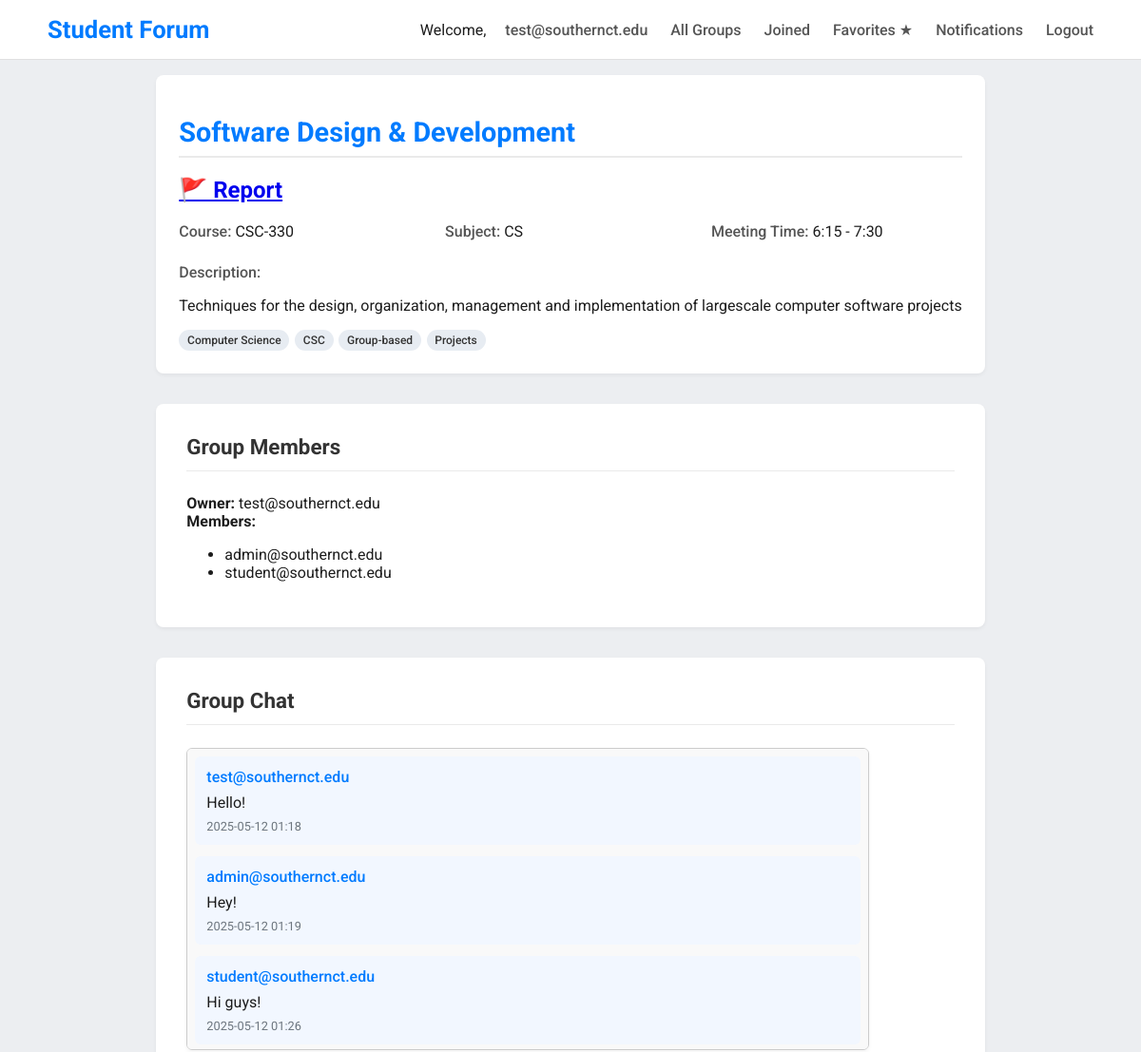
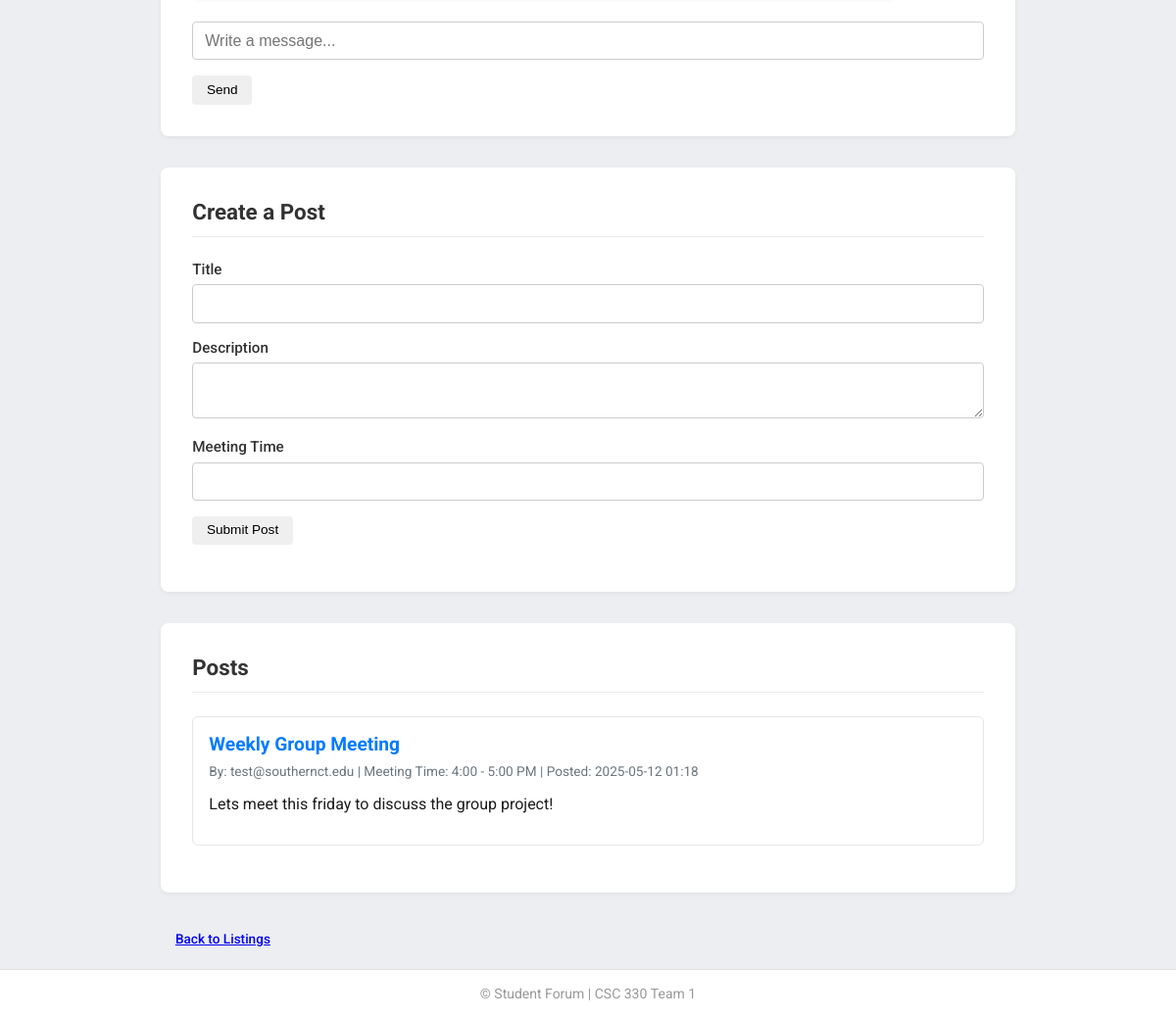
The page /group/1 (signed in) on the database its author committed (2 pictures, top to bottom).
### app/models.py (models this page shows, shortened)
class User(UserMixin, db.Model):
    id = db.Column(db.Integer, primary_key=True)
    email = db.Column(db.String(120), unique=True, nullable=False) #username not required use email
    password = db.Column(db.String(128), nullable=False)
    name = db.Column(db.String(100))
    major = db.Column(db.String(100))
    is_admin = db.Column(db.Boolean, default=False)
    is_verified = db.Column(db.Boolean, default=False)
    owned_groups = db.relationship('StudyGroup', backref='owner', foreign_keys='StudyGroup.op_id')
    posts = db.relationship('Post', backref='author', foreign_keys='Post.user_id')
    joined_groups   = db.relationship("StudyGroup", secondary=group_members,
                                      backref=db.backref("members", lazy="dynamic"))
    favorite_groups = db.relationship("StudyGroup", secondary=favorite_groups,
                                      backref=db.backref("fans",    lazy="dynamic"))

class StudyGroup(db.Model):
    id = db.Column(db.Integer, primary_key=True)
    subject = db.Column(db.String(100), nullable=False)
    course = db.Column(db.String(100), nullable=False)
    description = db.Column(db.Text)
    time = db.Column(db.String(100))
    title = db.Column(db.String(100))
    tags = db.Column(db.String(200))
    op_id = db.Column(db.Integer, db.ForeignKey('user.id'))
    created_at = db.Column(db.DateTime, default=datetime.utcnow)
    threads = db.relationship('Thread', backref='study_group', lazy=True)

class GroupChatMessage(db.Model):
    id = db.Column(db.Integer, primary_key=True)
    group_id = db.Column(db.Integer, db.ForeignKey('study_group.id'), nullable=False)
    user_id = db.Column(db.Integer, db.ForeignKey('user.id'), nullable=False)
    content = db.Column(db.Text, nullable=False)
    timestamp = db.Column(db.DateTime, default=datetime.utcnow)
    user = db.relationship('User', backref='group_chat_messages')
    group = db.relationship('StudyGroup', backref='chat_messages')

class Post(db.Model):
    post_id = db.Column(db.Integer, primary_key=True)
    thread_id = db.Column(db.Integer, db.ForeignKey('thread.thread_id'), nullable=False)
    user_id = db.Column(db.Integer, db.ForeignKey('user.id'), nullable=False)
    title = db.Column(db.String(100), nullable=False)
    description = db.Column(db.Text)
    meeting_time = db.Column(db.String(100))
    date_and_time = db.Column(db.DateTime, default=datetime.utcnow)

### app/routes.py (the view, shortened to what this page needs)
@bp.route('/group/<int:group_id>', methods=['GET', 'POST'])
@login_required
def view_group(group_id):
    group = StudyGroup.query.get_or_404(group_id)
    post_form = PostForm()
    chat_form = ChatForm()
    posts = Post.query.join(Thread).filter(Thread.study_group_id == group.id).order_by(Post.date_and_time.desc()).all()
    chat_messages = GroupChatMessage.query.filter_by(group_id=group.id).order_by(GroupChatMessage.timestamp.asc()).all()
    return render_template(
        'view_group.html',
        group=group,
        form=post_form,
        chat_form=chat_form,
        posts=posts,
        chat_messages=chat_messages
    )

### app/forms.py
class PostForm(FlaskForm):
    title = StringField('Title', validators=[DataRequired(), Length(max=100)])
    description = TextAreaField('Description', validators=[Length(max=1000)])
    meeting_time = StringField('Meeting Time', validators=[Length(max=100)])
    submit = SubmitField('Submit Post')

class ChatForm(FlaskForm):
    message = StringField('Message', validators=[DataRequired(), Length(max=500)])
    submit = SubmitField('Send')

### app/__init__.py (called while the page is built)
def create_app():
    app = Flask(__name__)
    app.config.from_object(Config)
    db.init_app(app)
    login_manager.init_app(app)
    csrf.init_app(app)
    @app.context_processor
    def inject_csrf_token():
        return dict(csrf_token=generate_csrf)
    from . import routes
    app.register_blueprint(routes.bp)
    from . import admin
    app.register_blueprint(admin.admin_bp)
    @app.context_processor
    def notification_count():
        from flask_login import current_user
        if current_user.is_authenticated:
            from .models import Notification
            count = Notification.query.filter_by(user_id=current_user.id, is_read=False).count()
            return {'notification_count': count}
        return {'notification_count': 0}
    with app.app_context():
        db.create_all()
    return app

### app/models.py (called while the page is built)
@login_manager.user_loader
def load_user(user_id):
    return User.query.get(int(user_id))

### app/templates/view_group.html (shortened to what this page needs)
{% extends "base.html" %} {% block title %}{{ group.title }}{% endblock %} {%
block content %}
<div class="group-header">
  <h1 class="group-title">{{ group.title }}                    </h1>
  <h2>   <a href="{{ url_for('main.report_group', group_id=group.id) }}" title="Report this group">
  🚩 Report
</a></h2>
  <div class="group-meta">
    <div class="meta-item">
      <span class="meta-label">Course:</span>
      <span class="meta-value">{{ group.course }}</span>
    </div>
    <div class="meta-item">
      <span class="meta-label">Subject:</span>
      <span class="meta-value">{{ group.subject }}</span>
    </div>
    <div class="meta-item">
      <span class="meta-label">Meeting Time:</span>
      <span class="meta-value">{{ group.time }}</span>
    </div>
  </div>
  <div class="meta-item">
    <span class="meta-label">Description:</span>
    <p class="meta-value">{{ group.description }}</p>
  </div>
  <div class="sg-tags">
    {% for t in (group.tags or "").split(",") if t.strip() %}
    <span class="badge sg-badge">{{ t.strip() }}</span>
    {% endfor %}
  </div>
</div>
<div class="section-card mt-4">
  <div class="section-header">
    <h2 class="section-title">Group Members</h2>
  </div>
  <div class="group-owner">
    <strong>Owner:</strong>
    <span>{{ group.owner.email }}</span>
  </div>
  <div class="group-members mt-2">
    <strong>Members:</strong>
    <ul>
      {% for member in group.members %}
        {% if member.id != group.owner.id %}
        <li>{{ member.email }}</li>
        {% endif %}
      {% endfor %}
    </ul>
  </div>
</div>
<div class="section-card">
  <div class="section-header">
    <h2 class="section-title">Group Chat</h2>
  </div>
  <div
    class="chat-box"
    style="max-height: 300px; overflow-y: scroll; padding: 0.5rem"
  >
    {% for message in chat_messages %}
    <div class="chat-message">
      <div class="chat-author">{{ message.user.email }}</div>
      <div class="chat-content">{{ message.content }}</div>
      <div class="chat-time">
        {{ message.timestamp.strftime('%Y-%m-%d %H:%M') }}
      </div>
    </div>
    {% else %}
    <p>No messages yet. Start the conversation!</p>
    {% endfor %}
  </div>
  <form method="POST" class="mt-3">
    <div class="form-group">
      {{ chat_form.message(class="form-control", placeholder="Write a message...") }}
    </div>
    {{ chat_form.submit(class="btn btn-primary mt-2") }}
  </form>
</div>
<div class="section-card">
  <div class="section-header">
    <h2 class="section-title">Create a Post</h2>
  </div>
  <form method="POST">
    <div class="form-group">
      {{ form.title.label(class="form-label") }} {{
      form.title(class="form-control") }}
    </div>
    <div class="form-group">
      {{ form.description.label(class="form-label") }} {{
      form.description(class="form-control") }}
    </div>
    <div class="form-group">
      {{ form.meeting_time.label(class="form-label") }} {{
      form.meeting_time(class="form-control") }}
    </div>
    <div class="form-group">{{ form.submit(class="btn btn-primary") }}</div>
  </form>
</div>
<div class="section-card">
  <div class="section-header">
    <h2 class="section-title">Posts</h2>
  </div>
  {% if posts %}
  <div class="post-list">
    {% for post in posts %}
    <div class="post-item">
      <h3 class="post-title">{{ post.title }}</h3>
      <div class="post-meta">
        <span>By: {{ post.author.email }}</span> |
        <span>Meeting Time: {{ post.meeting_time }}</span> |
        <span>Posted: {{ post.date_and_time.strftime('%Y-%m-%d %H:%M') }}</span>
      </div>
      <p>{{ post.description }}</p>
    </div>
    {% endfor %}
  </div>
  {% else %}
  <p>No posts yet. Be the first to create one!</p>
  {% endif %}
</div>
<a href="{{ url_for('main.browse_listings') }}" class="btn btn-secondary"
  >Back to Listings</a
>
{% endblock %}

### app/templates/base.html (shortened to what this page needs)
<!DOCTYPE html>
<html lang="en">
  <head>
    <link
      rel="stylesheet"
      href="{{ url_for('static', filename='css/style.css') }}"
    />
  </head>
  <body>
    <nav>
      <div class="nav-container">
        <a href="{{ url_for('main.home') }}" class="nav-brand">Student Forum</a>
        <div class="nav-links">
          {% if current_user.is_authenticated %}
          <span class="welcome">
            Welcome,<a href="{{ url_for('main.view_profile') }}"
              >{{ current_user.email }}</a
            >
          </span>
          <a href="{{ url_for('main.browse_listings') }}">All&nbsp;Groups</a>
          <a href="{{ url_for('main.joined_groups') }}">Joined</a>
          <a href="{{ url_for('main.favorite_groups') }}">Favorites&nbsp;★</a>
          <a href="{{ url_for('main.view_notifications') }}">
            Notifications
          </a>
          <a href="{{ url_for('main.logout') }}">Logout</a>
          {% else %}
          <a href="{{ url_for('main.index') }}">Home</a>
          <a href="{{ url_for('main.login') }}">Login</a>
          <a href="{{ url_for('main.register') }}">Register</a>
          {% endif %}
        </div>
      </div>
    </nav>
    <div class="container">
       {% block content %}{% endblock %}
    </div>
    <footer>&copy; {{ current_year }} Student Forum | CSC 330 Team 1</footer>
  </body>
</html>

### app/static/css/style.css (style rules this page uses)
body { font-family: 'Roboto', sans-serif; background-color: #eceef1; color: #1c1c1c; margin: 0; display: flex; flex-direction: column; min-height: 100vh; }
nav { background-color: #fff; padding: 1rem 2rem; border-bottom: 1px solid #e0e0e0; }
.nav-container { display: flex; justify-content: space-between; align-items: center; max-width: 1100px; margin: auto; }
.nav-brand { font-size: 1.6rem; font-weight: 700; color: #007bff; text-decoration: none; }
.nav-links a { margin-left: 1.25rem; text-decoration: none; font-weight: 500; font-size: 1rem; color: #555; transition: color 0.2s; }
.container { flex: 1; max-width: 900px; margin: auto; padding: 1rem; }
.form-group { margin-bottom: 1rem; }
.form-label { display: block; margin-bottom: 0.4rem; font-weight: 500; font-size: 0.95rem; color: #333; }
.form-control { width: 100%; padding: 0.6rem 0.75rem; border: 1px solid #ccc; border-radius: 4px; font-size: 1rem; background-color: #fff; color: #1c1c1c; box-sizing: border-box; }
.badge { display: inline-block; padding: 0.25rem 0.55rem; font-size: 0.75rem; font-weight: 500; border-radius: 999px; }
.btn { display: inline-block; padding: 0.4rem 0.85rem; font-size: 0.85rem; font-weight: 500; line-height: 1.1; border: 1px solid transparent; border-radius: 4px; cursor: pointer; transition: background-color 0.15s ease, color 0.15s ease, border 0.15s ease; }
.mt-3 { margin-top: 1rem; }
footer { text-align: center; padding: 1rem; font-size: 0.875rem; color: #999; border-top: 1px solid #e0e0e0; background-color: #fff; }
.sg-tags { display: flex; flex-wrap: wrap; gap: 0.35rem; }
.sg-badge { background: #e7ecf2; color: #333; }
.chat-box { width: 100%; max-width: 700px; height: 300px; border: 1px solid #ccc; border-radius: 6px; padding: 1rem; overflow-y: auto; background-color: #f9f9f9; margin-bottom: 1.5rem; box-shadow: 0 2px 4px rgba(0, 0, 0, 0.05); }
.group-header { background-color: #fff; border-radius: 8px; padding: 1.5rem; margin-bottom: 2rem; box-shadow: 0 2px 4px rgba(0,0,0,0.05); }
.group-title { color: #007bff; margin-bottom: 1rem; font-size: 1.8rem; border-bottom: 2px solid #eaeaea; padding-bottom: 0.5rem; }
.group-meta { display: grid; grid-template-columns: repeat(auto-fit, minmax(200px, 1fr)); gap: 1rem; margin-bottom: 1rem; }
.meta-item { margin-bottom: 0.5rem; }
.meta-label { font-weight: 500; color: #555; }
.section-card { width: 100%; box-sizing: border-box; min-width: 800px; background-color: #fff; border-radius: 8px; padding: 2rem; margin: 0 auto 2rem; box-shadow: 0 2px 4px rgba(0,0,0,0.05); }
.section-header { display: flex; justify-content: space-between; align-items: center; margin-bottom: 1.5rem; border-bottom: 1px solid #eaeaea; padding-bottom: 0.75rem; }
.section-title { color: #333; font-size: 1.4rem; margin: 0; }
.chat-message { padding: 0.75rem; margin-bottom: 0.75rem; border-radius: 6px; background-color: #f2f7ff; }
.chat-author { font-weight: 500; color: #007bff; }
.chat-content { margin: 0.5rem 0; }
.chat-time { font-size: 0.8rem; color: #6c757d; }
.post-item { padding: 1rem; margin-bottom: 1rem; border: 1px solid #e6e6e6; border-radius: 6px; transition: all 0.2s ease; }
.post-title { color: #007bff; margin-top: 0; margin-bottom: 0.5rem; font-size: 1.2rem; }
.post-meta { font-size: 0.85rem; color: #6c757d; margin-bottom: 0.75rem; }
.post-list { margin-top: 1rem; }

### rows shown on the page
User: email "test@southernct.edu", owner.email "test@southernct.edu"
StudyGroup: title "Software Design & Development", course "CSC-330", subject "CS", time "6:15 - 7:30", description "Techniques for the design, organization, management and implementation of largescale computer software projects"
User: email "admin@southernct.edu"
User: email "student@southernct.edu"
GroupChatMessage: user.email "test@southernct.edu", content "Hello!", timestamp "2025-05-12 01:18"
GroupChatMessage: user.email "admin@southernct.edu", content "Hey!", timestamp "2025-05-12 01:19"
GroupChatMessage: user.email "student@southernct.edu", content "Hi guys!", timestamp "2025-05-12 01:26"
Post: title "Weekly Group Meeting", author.email "test@southernct.edu", meeting_time "4:00 - 5:00 PM", date_and_time "2025-05-12 01:18", description "Lets meet this friday to discuss the group project!"

### other values the page prints
{{ t.strip() }} "Computer Science" "CSC" "Group-based" "Projects"
